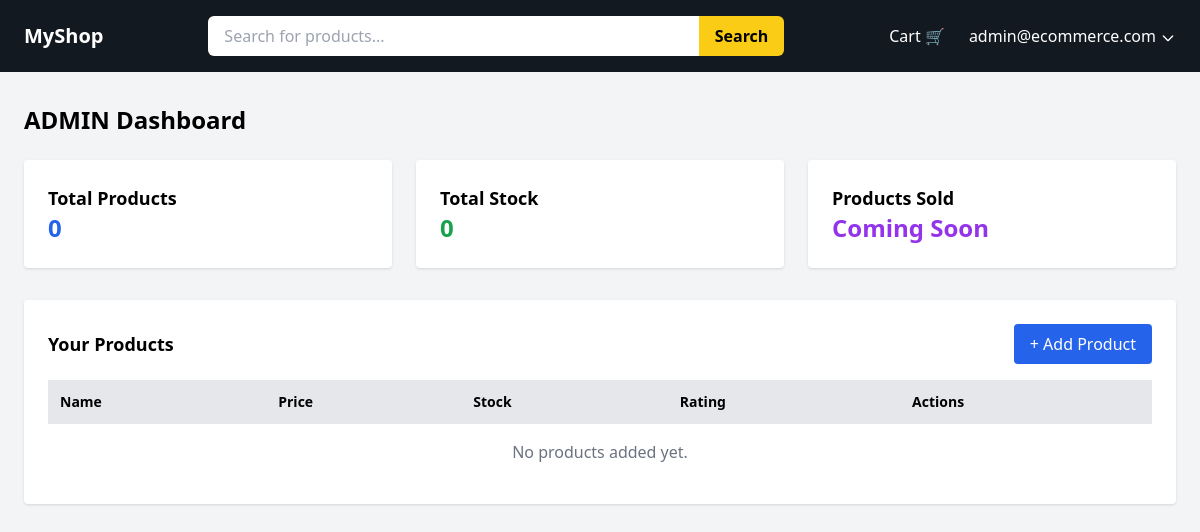
The app's page /dashboard/ (signed in), older data.
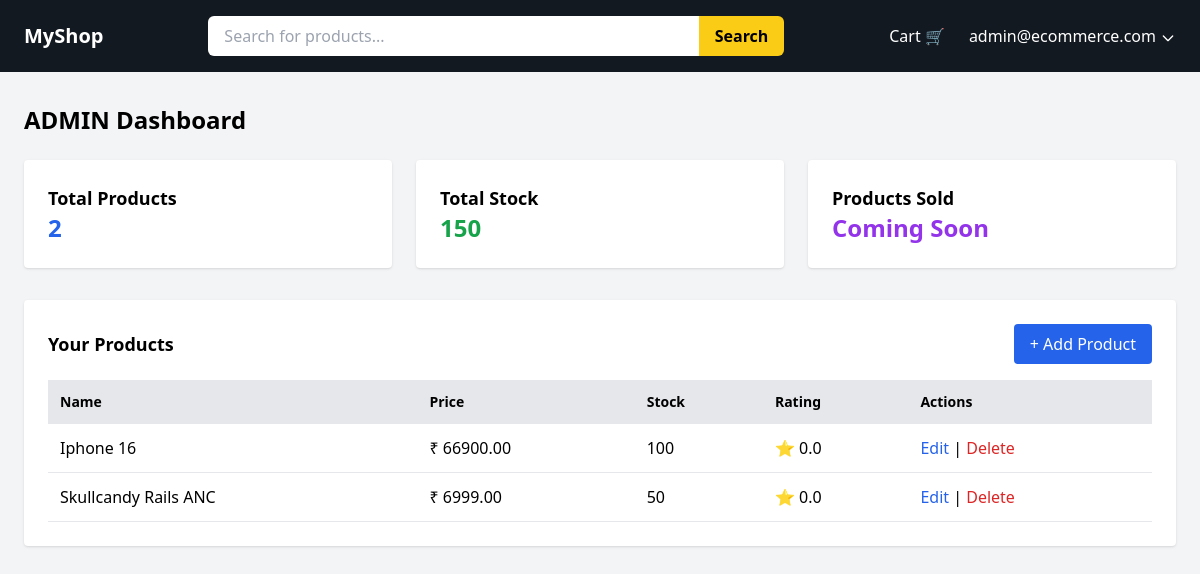
The same page, newer data.
### accounts/models.py (models this page shows)
class CustomUser(AbstractUser):
    ROLE_CHOICES = (
        ('ADMIN', 'Admin'),
        ('USER', 'User'),
        ('SELLER', 'Seller'),
    )
    role = models.CharField(max_length=10, choices=ROLE_CHOICES, default='USER')
    profile_picture = models.ImageField(upload_to='profiles/', blank=True, null=True)
    otp = models.CharField(max_length=6, blank=True, null=True)

### products/models.py (models this page shows, shortened)
class Product(models.Model):
    seller = models.ForeignKey(
        CustomUser,
        on_delete=models.CASCADE,
        limit_choices_to={'role': 'SELLER'}
    )
    name = models.CharField(max_length=255)
    description = models.TextField()
    price = models.DecimalField(max_digits=10, decimal_places=2)
    stock = models.IntegerField(default=0)
    rating = models.FloatField(default=0)
    created_at = models.DateTimeField(auto_now_add=True)

### accounts/utils.py (the view)
        def wrapper(request, *args, **kwargs):
            if not request.user.is_authenticated:
                return redirect('login')
            if request.user.role not in allowed_roles:
                return redirect('home')
            return view_func(request, *args, **kwargs)

### accounts/utils.py (called while the page is built)
def role_required(allowed_roles=[]):
    def decorator(view_func):
        def wrapper(request, *args, **kwargs):
            if not request.user.is_authenticated:
                return redirect('login')
            if request.user.role not in allowed_roles:
                return redirect('home')
            return view_func(request, *args, **kwargs)
        return wrapper
    return decorator

### dashboard/views.py (called while the page is built)
@role_required(allowed_roles=["ADMIN", "SELLER"])
def dashboard_home(request):
    if request.user.role == "SELLER":
        products = Product.objects.filter(seller=request.user)
    else:
        products = Product.objects.all()
    total_products = products.count()
    total_stock = sum(p.stock for p in products)
    context = {
        "products": products,
        "total_products": total_products,
        "total_stock": total_stock
    }
    return render(request, "dashboard/dashboard_home.html", context)

### dashboard/templates/dashboard/dashboard_home.html (shortened to what this page needs)
{% extends "base.html" %}
{% block content %}
<div class="max-w-7xl mx-auto px-6 py-8">
    <h2 class="text-2xl font-semibold mb-6">
        {{ request.user.role }} Dashboard
    </h2>
    <div class="grid grid-cols-1 md:grid-cols-3 gap-6 mb-8">
        <div class="bg-white shadow rounded p-6">
            <h3 class="text-lg font-semibold">Total Products</h3>
            <p class="text-2xl font-bold text-blue-600">{{ total_products }}</p>
        </div>
        <div class="bg-white shadow rounded p-6">
            <h3 class="text-lg font-semibold">Total Stock</h3>
            <p class="text-2xl font-bold text-green-600">{{ total_stock }}</p>
        </div>
        <div class="bg-white shadow rounded p-6">
            <h3 class="text-lg font-semibold">Products Sold</h3>
            <p class="text-2xl font-bold text-purple-600">Coming Soon</p>
        </div>
    </div>
    <div class="bg-white rounded shadow p-6">
        <div class="flex justify-between mb-4 items-center">
            <h3 class="text-lg font-semibold">Your Products</h3>
            <a href="{% url 'add_product' %}"
               class="bg-blue-600 text-white px-4 py-2 rounded hover:bg-blue-700">
               + Add Product
            </a>
        </div>
        <div class="overflow-x-auto">
            <table class="w-full border-collapse">
                <thead>
                    <tr class="bg-gray-200 text-sm">
                        <th class="p-3 text-left">Name</th>
                        <th class="p-3 text-left">Price</th>
                        <th class="p-3 text-left">Stock</th>
                        <th class="p-3 text-left">Rating</th>
                        <th class="p-3 text-left">Actions</th>
                    </tr>
                </thead>
                <tbody>
                {% for product in products %}
                <tr class="border-b hover:bg-gray-100">
                    <td class="p-3">{{ product.name }}</td>
                    <td class="p-3">₹ {{ product.price }}</td>
                    <td class="p-3">{{ product.stock }}</td>
                    <td class="p-3">⭐ {{ product.rating }}</td>
                    <td class="p-3">
                        <a href="#" class="text-blue-600 hover:underline">Edit</a> |
                        <a href="#" class="text-red-600 hover:underline">Delete</a>
                    </td>
                </tr>
                {% empty %}
                <tr>
                    <td colspan="5" class="p-4 text-center text-gray-500">
                        No products added yet.
                    </td>
                </tr>
                {% endfor %}
                </tbody>
            </table>
        </div>
    </div>
</div>
{% endblock %}

### products/templates/base.html (shortened to what this page needs)
<!DOCTYPE html>
<html>
<head>
    <script src="https://cdn.tailwindcss.com"></script>
</head>
<body class="bg-gray-100">
<nav class="bg-[#131921] text-white px-6 py-4 flex items-center justify-between">
    <div class="text-xl font-bold">
        <a href="{% url 'home' %}">MyShop</a>
    </div>
    <form method="GET" action="{% url 'home' %}" class="flex w-1/2">
        <input
            type="text"
            name="q"
            placeholder="Search for products..."
            value="{{ query|default:'' }}"
            class="w-full px-4 py-2 rounded-l-md text-black focus:outline-none"
        >
        <button type="submit" class="bg-yellow-400 px-4 rounded-r-md text-black font-semibold">
            Search
        </button>
    </form>
    <div class="flex items-center space-x-6 relative">
        <a href="#" class="hover:text-yellow-400 transition">Cart 🛒</a>
        {% if request.user.is_authenticated %}
        <div class="relative group">
            <button class="flex items-center gap-1 hover:text-yellow-400 transition focus:outline-none">
                {{ request.user.username }}
                <svg class="w-4 h-4 mt-1" fill="none" stroke="currentColor" viewBox="0 0 24 24">
                    <path stroke-linecap="round" stroke-linejoin="round" stroke-width="2"
                        d="M19 9l-7 7-7-7"/>
                </svg>
            </button>
        </div>
        {% else %}
        <a href="{% url 'login' %}" class="hover:text-yellow-400 transition">Login</a>
        {% endif %}
    </div>
</nav>
<main>
    {% block content %}
    {% endblock %}
</main>
</body>
</html>

Row changes from the older to the newer data that the page shows:
added Product: name "Iphone 16", price "66900.00", stock "100", rating "0.0"
added Product: name "Skullcandy Rails ANC", price "6999.00", stock "50", rating "0.0"
Text that changed along with them:
{{ total_products }}: "0" → "2"
{{ total_stock }}: "0" → "150"
text no longer shown: "No products added yet."
